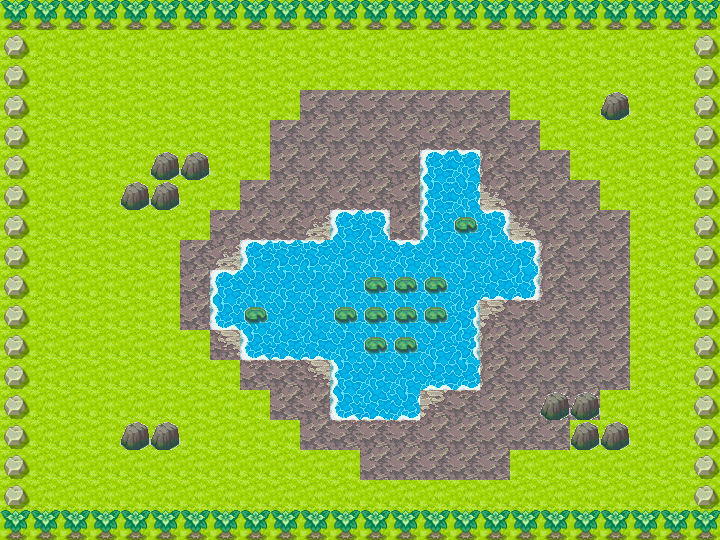

This is a level from a 2D game, rendered from its Tiled map with the project's own tilesets. A one-line summary and the map file follow, with tile-layer data summarised:
An orthogonal 24x18 tile map with 30x30 px tiles, 2 tile layers (块层 1, 块层 2).

<map version="1.0" orientation="orthogonal" renderorder="right-down" width="24" height="18" tilewidth="30" tileheight="30">
 <tileset firstgid="1" name="11(dt)" tilewidth="30" tileheight="30">
  <image source="11(dt).png" trans="ffffff" width="720" height="540" />
 </tileset>
 <layer name="块层 1" width="24" height="18">
  <data>[432 cells, 0 non-empty, 0 distinct tile ids]</data>
 </layer>
 <layer name="块层 2" width="24" height="18">
  <data>[432 cells, 432 non-empty, 432 distinct tile ids]</data>
 </layer>
</map>
